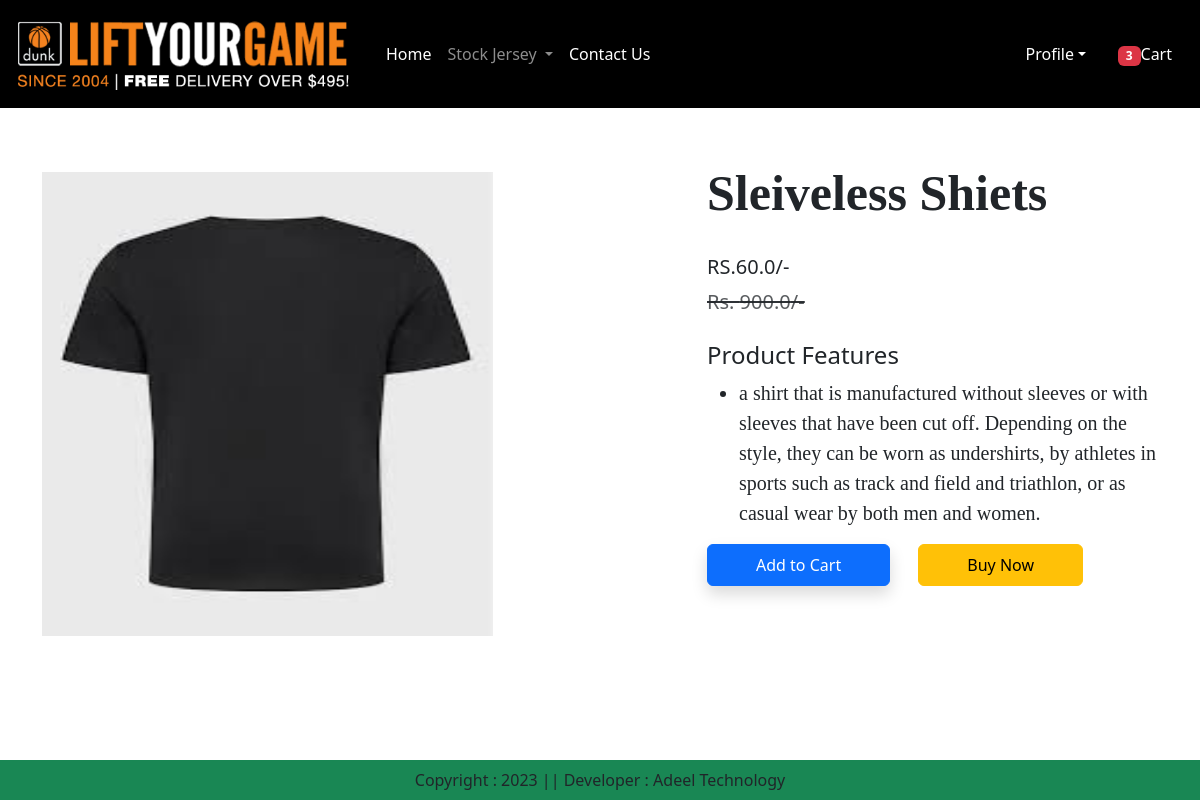
/product-detail/5 (signed in), run on the app's committed database.
### app/models.py (models this page shows)
class Product(models.Model):
    title = models.CharField(max_length=100)
    selling_price = models.FloatField()
    discounted_price = models.FloatField()
    description = models.TextField()
    composition = models.TextField(default="")
    prodapp = models.TextField(default="")
    category = models.CharField(choices=Category_choices,max_length=2)
    product_image = models.ImageField(upload_to='product')

### app/views.py (the view)
# urls.py: path("product-detail/<int:pk>", views.ProductDetail.as_view(),name='product-detail'),
@method_decorator(login_required,name='dispatch')
class ProductDetail(View):
    def get(self,request,pk):
        totalitem = 0
        if request.user.is_authenticated:
           totalitem = len(Cart.objects.filter(user=request.user))
        product = Product.objects.get(pk=pk)
        return render(request,"app/productdetail.html",locals())

### app/templates/app/productdetail.html (shortened to what this page needs)
{% extends 'app/base.html' %}
{% load static %}
{% block main-content %}
    <div class="container">
        <div class="row flex justify-content-between">
            <div class="img2 col-lg-5 mt-5">
                <img src="{{product.product_image.url}}" class="image col-xs-6
                col-sm-12 col-lg-12 mt-3 text-sm-centre w-100 h-75" alt="">
            </div>
            <div class="productdetail col-lg-5">  <br></br>
                <div class="fw-bold" style="font-family: Georgia; font-size: 50px;">{{product.title}}</div>  <br>
                <h5>RS.{{product.discounted_price}}/-</h5>
                <small class="text-decoration-line-through text-muted
                fs-5"><del>Rs. {{product.selling_price}}/-</small></del>
                <br></br><h4>Product Features</h4>
                <ul class="fs-5"  style="font-family: Rajdhani;">
                    <li>{{product.description}}</li>
                </ul>
                <form action="/add-to-cart" class="d-inline">
                    <button type="submit" class="btn btn-primary shadow px-5 py-2">Add to Cart</button>
                </form>
                <a href="{% url 'check_out' %}" class="btn btn-warning px-5 py-2 ms-4">Buy Now</a>
            </div>
        </div>
    </div>
{% endblock main-content %}

### data on the page
Product: product_image (picture), title "Sleiveless Shiets", discounted_price "60.0", selling_price "900.0", description "a shirt that is manufactured without sleeves or with sleeves that have been cut off. Depending on the style, they can be worn as undershirts, by athletes in sports such as track and field and triathlon, or as casual wear by both men and women."

### other printed values
{{ totalitem }} "3"
